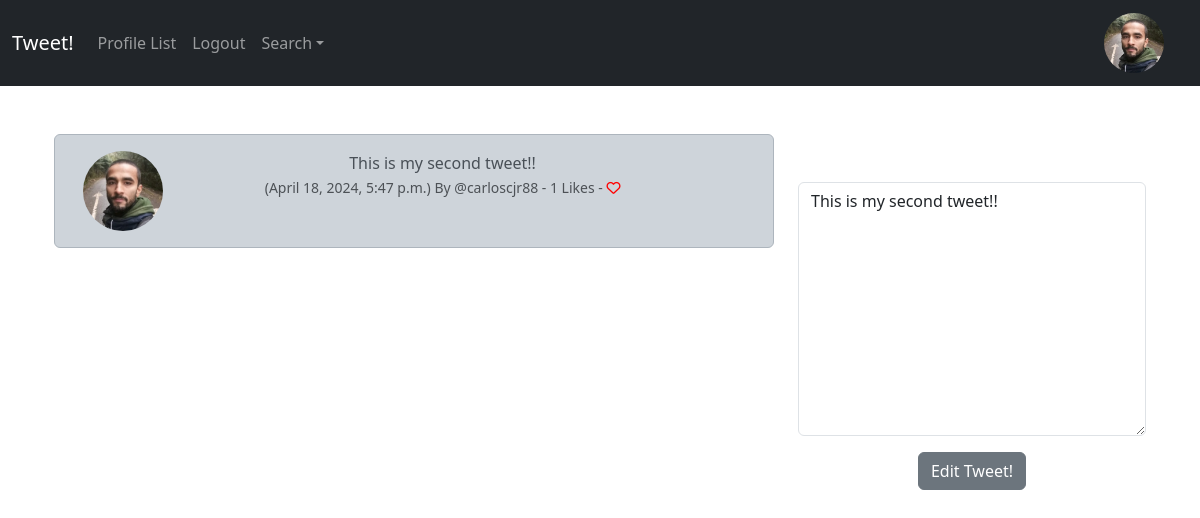
Page /edit_tweet/9 (signed in) on the committed database.
### musker/models.py (models this page shows, shortened)
class Profile(models.Model):
    user = models.OneToOneField(User, on_delete=models.CASCADE)
    follows = models.ManyToManyField('self',
        related_name='followed_by',
        symmetrical=False,
        blank=True)
    date_modified = models.DateTimeField(User, auto_now=True)
    profile_image = models.ImageField(null=True, blank=True, upload_to='images/')
    profile_bio = models.CharField(null=True, blank=True, max_length=500)
    homepage_link = models.CharField(null=True, blank=True, max_length=100)
    instagram_link = models.CharField(null=True, blank=True, max_length=100)
    linkedin_link = models.CharField(null=True, blank=True, max_length=100)

class Tweet(models.Model):
    user = models.ForeignKey(
        User, related_name='tweets',
        on_delete=models.DO_NOTHING
    )
    body = models.CharField(max_length=200)
    created_at = models.DateTimeField(auto_now_add=True)
    likes = models.ManyToManyField(User, related_name='tweet_like', blank=True)
    def number_of_likes(self):
        return self.likes.count()

### musker/views.py (the view)
# urls.py: path('edit_tweet/<int:pk>', views.edit_tweet, name='edit_tweet'),
def edit_tweet(request,pk):
    if request.user.is_authenticated:
        tweet = get_object_or_404(Tweet, id=pk)
        if request.user.username == tweet.user.username:
            form = TweetForm(request.POST or None, instance=tweet)
            if request.method == 'POST':
                if form.is_valid():
                    tweets = form.save(commit=False)
                    tweets.user = request.user
                    tweets.save()
                    messages.success(request, ('Your tweet has been updated!'))
                    return redirect('home')
            else:
                return render(request, 'edit_tweet.html', {'form':form, 'tweet':tweet})
        else:
            messages.success(request, ('You dont own that tweet..'))
            return redirect('home')
    else:
        messages.success(request, ('Please log in to continue..'))
        return redirect('home')

### musker/form.py
class TweetForm(forms.ModelForm):
    body = forms.CharField(required=True,
    widget=forms.widgets.Textarea(
        attrs={
            'placeholder': 'Enter your Tweet!',
            'class': 'form-control',
        }
    ),
    label='',
)
    class Meta:
        model = Tweet
        exclude = ('user', 'likes',)

### musker/templates/edit_tweet.html (shortened to what this page needs)
{% extends 'base.html' %}
{% load static %}
{% block content %}
    <div class="container text-center">
        <div class="row">
            <div class="col-8">
                <br/>
            <div class="alert alert-dark" role="alert">
                <div class="container">
                    <div class="row">
                        <div class="col-1">
                            {% if tweet.user.profile.profile_image %}
                                <img src="{{ tweet.user.profile.profile_image.url }}" alt="{{ profile.user.username }}" width="80" height="80" class="rounded-circle">
                            {% else %}
                                <img src="{% static 'images/profile.png' %}" alt="{{ profile.user.username }}" width="80" height="80" class="rounded-circle">
                            {% endif %}
                        </div>
                        <div class="col-11">
                        {{ tweet.body }}
                        <br/>
                        <small class="text-muted">
                            ({{ tweet.created_at }}) By
                            @{{ tweet.user.username }}
                            - {{ tweet.number_of_likes }} Likes -
                            {% if user in tweet.likes.all %}
                                <a href="{% url 'tweet_like' tweet.id %}">
                                    <i class="fa-solid fa-heart" style="color:red"></i>
                                </a>
                            {% else %}
                                <a href="{% url 'tweet_like' tweet.id %}">
                                    <i class="fa fa-heart-o" style="color:red"></i>
                                </a>
                            {% endif %}
                        </small>
                    </div>
                <br/><br/>
            </div>
        </div>
    </div>
            </div>
            <div class="col-4">
                <br/><br/><br/>
                {% if form %}
                <form method="POST">
                    {{ form.as_p }}
                    <button type="submit" class="btn btn-secondary">Edit Tweet!</button>
                </form>
                {% endif %}
            </div>
        </div>
    </div>
{%  endblock %}

### musker/templates/navbar.html (shortened to what this page needs)
<nav class="navbar navbar-expand-lg navbar-dark bg-dark">
    <div class="container-fluid">
      <a class="navbar-brand" href="{% url 'home' %}">Tweet!</a>
      <div class="collapse navbar-collapse" id="navbarSupportedContent">
        <ul class="navbar-nav me-auto mb-2 mb-lg-0">
          <li class="nav-item">
            <a class="nav-link" href="{% url 'profile_list' %}">Profile List</a>
          </li>
          {% if user.is_authenticated %}
            <li class="nav-item">
              <a class="nav-link" href="{% url 'logout' %}">Logout</a>
            </li>
          {% endif %}
          <li class="nav-item dropdown">
            <a class="nav-link dropdown-toggle" role="button" data-bs-toggle="dropdown" aria-expanded="false" href="">Search</a>
          </li>
        </ul>
        {% load static %}
        {% if user.is_authenticated %}
          <ul class="navbar-nav ml-auto">
            <li class="nav-link navbar-brand">
              <a href="{% url 'profile' request.user.id %}">
                {% if user.profile.profile_image %}
                    <img src="{{ user.profile.profile_image.url }}" class="rounded-circle" width="60">
                  {% else %}
                    <img src="{% static 'images/profile.png' %}" class="img-fluid rounded-circle" alt="Profile image" width="60">
                  {% endif %}
              </a>
            </li>
          </ul>
        {% endif %}
      </div>
    </div>
  </nav>

### rows in the picture
Tweet: user.profile.profile_image (picture), body "This is my second tweet!!", created_at "April 18, 2024, 5:47 p.m.", user.username "carloscjr88", number_of_likes "1"
